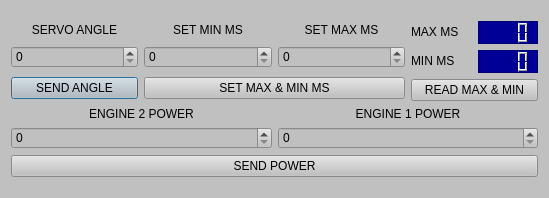
<?xml version="1.0" encoding="UTF-8"?>
<ui version="4.0">
 <class>Dialog</class>
 <widget class="QDialog" name="Dialog">
  <property name="geometry">
   <rect>
    <x>0</x>
    <y>0</y>
    <width>549</width>
    <height>198</height>
   </rect>
  </property>
  <property name="sizePolicy">
   <sizepolicy hsizetype="Fixed" vsizetype="Fixed">
    <horstretch>0</horstretch>
    <verstretch>0</verstretch>
   </sizepolicy>
  </property>
  <property name="windowTitle">
   <string>Dialog</string>
  </property>
  <property name="styleSheet">
   <string notr="true">background-color: rgb(192, 192, 192);</string>
  </property>
  <layout class="QGridLayout" name="gridLayout">
   <item row="0" column="0">
    <layout class="QVBoxLayout" name="verticalLayout">
     <item>
      <layout class="QGridLayout" name="gridLayout_2">
       <item row="1" column="1">
        <widget class="QLabel" name="label_4">
         <property name="styleSheet">
          <string notr="true">font: 9pt &quot;MS Sans Serif&quot;;</string>
         </property>
         <property name="text">
          <string>SET MIN MS</string>
         </property>
         <property name="alignment">
          <set>Qt::AlignCenter</set>
         </property>
        </widget>
       </item>
       <item row="2" column="1">
        <widget class="QSpinBox" name="spinBox_minMS">
         <property name="styleSheet">
          <string notr="true">font: 9pt &quot;MS Sans Serif&quot;;</string>
         </property>
        </widget>
       </item>
       <item row="2" column="2">
        <widget class="QSpinBox" name="spinBox_maxMS">
         <property name="styleSheet">
          <string notr="true">font: 9pt &quot;MS Sans Serif&quot;;</string>
         </property>
        </widget>
       </item>
       <item row="1" column="2">
        <widget class="QLabel" name="label_5">
         <property name="styleSheet">
          <string notr="true">font: 9pt &quot;MS Sans Serif&quot;;</string>
         </property>
         <property name="text">
          <string>SET MAX MS</string>
         </property>
         <property name="alignment">
          <set>Qt::AlignCenter</set>
         </property>
        </widget>
       </item>
       <item row="1" column="0">
        <widget class="QLabel" name="label">
         <property name="sizePolicy">
          <sizepolicy hsizetype="Preferred" vsizetype="Fixed">
           <horstretch>0</horstretch>
           <verstretch>0</verstretch>
          </sizepolicy>
         </property>
         <property name="styleSheet">
          <string notr="true">font: 9pt &quot;MS Sans Serif&quot;;</string>
         </property>
         <property name="text">
          <string>SERVO ANGLE</string>
         </property>
         <property name="alignment">
          <set>Qt::AlignCenter</set>
         </property>
        </widget>
       </item>
       <item row="2" column="0">
        <widget class="QSpinBox" name="spinBox">
         <property name="styleSheet">
          <string notr="true">font: 9pt &quot;MS Sans Serif&quot;;</string>
         </property>
        </widget>
       </item>
       <item row="3" column="0">
        <widget class="QPushButton" name="pushButton">
         <property name="styleSheet">
          <string notr="true">font: 9pt &quot;MS Sans Serif&quot;;</string>
         </property>
         <property name="text">
          <string>SEND ANGLE</string>
         </property>
        </widget>
       </item>
       <item row="1" column="3" rowspan="3">
        <layout class="QVBoxLayout" name="verticalLayout_4">
         <item>
          <layout class="QHBoxLayout" name="horizontalLayout_5">
           <item>
            <widget class="QLabel" name="label_6">
             <property name="sizePolicy">
              <sizepolicy hsizetype="Preferred" vsizetype="Fixed">
               <horstretch>0</horstretch>
               <verstretch>0</verstretch>
              </sizepolicy>
             </property>
             <property name="styleSheet">
              <string notr="true">font: 9pt &quot;MS Sans Serif&quot;;</string>
             </property>
             <property name="text">
              <string>MAX MS</string>
             </property>
            </widget>
           </item>
           <item>
            <widget class="QLCDNumber" name="lcdNumber_maxMS">
             <property name="sizePolicy">
              <sizepolicy hsizetype="Minimum" vsizetype="Fixed">
               <horstretch>0</horstretch>
               <verstretch>0</verstretch>
              </sizepolicy>
             </property>
             <property name="styleSheet">
              <string notr="true">color: rgb(255, 255, 255);
background-color: rgb(0, 0, 150);</string>
             </property>
             <property name="frameShape">
              <enum>QFrame::StyledPanel</enum>
             </property>
             <property name="digitCount">
              <number>4</number>
             </property>
            </widget>
           </item>
          </layout>
         </item>
         <item>
          <layout class="QHBoxLayout" name="horizontalLayout_6">
           <item>
            <widget class="QLabel" name="label_7">
             <property name="sizePolicy">
              <sizepolicy hsizetype="Preferred" vsizetype="Fixed">
               <horstretch>0</horstretch>
               <verstretch>0</verstretch>
              </sizepolicy>
             </property>
             <property name="styleSheet">
              <string notr="true">font: 9pt &quot;MS Sans Serif&quot;;</string>
             </property>
             <property name="text">
              <string>MIN MS</string>
             </property>
            </widget>
           </item>
           <item>
            <widget class="QLCDNumber" name="lcdNumber_minMS">
             <property name="sizePolicy">
              <sizepolicy hsizetype="Minimum" vsizetype="Fixed">
               <horstretch>0</horstretch>
               <verstretch>0</verstretch>
              </sizepolicy>
             </property>
             <property name="styleSheet">
              <string notr="true">color: rgb(255, 255, 255);
background-color: rgb(0, 0, 150);</string>
             </property>
             <property name="frameShape">
              <enum>QFrame::StyledPanel</enum>
             </property>
             <property name="digitCount">
              <number>4</number>
             </property>
            </widget>
           </item>
          </layout>
         </item>
         <item>
          <widget class="QPushButton" name="pushButton_read">
           <property name="styleSheet">
            <string notr="true">font: 9pt &quot;MS Sans Serif&quot;;</string>
           </property>
           <property name="text">
            <string>READ MAX &amp;&amp; MIN</string>
           </property>
          </widget>
         </item>
        </layout>
       </item>
       <item row="3" column="1" colspan="2">
        <widget class="QPushButton" name="pushButton_maxMS">
         <property name="styleSheet">
          <string notr="true">font: 9pt &quot;MS Sans Serif&quot;;</string>
         </property>
         <property name="text">
          <string>SET MAX &amp;&amp; MIN MS</string>
         </property>
        </widget>
       </item>
      </layout>
     </item>
     <item>
      <layout class="QVBoxLayout" name="verticalLayout_5">
       <item>
        <layout class="QHBoxLayout" name="horizontalLayout_7">
         <item>
          <widget class="QLabel" name="label_3">
           <property name="sizePolicy">
            <sizepolicy hsizetype="Minimum" vsizetype="Maximum">
             <horstretch>0</horstretch>
             <verstretch>0</verstretch>
            </sizepolicy>
           </property>
           <property name="styleSheet">
            <string notr="true">font: 9pt &quot;MS Sans Serif&quot;;</string>
           </property>
           <property name="text">
            <string>ENGINE 2 POWER</string>
           </property>
           <property name="alignment">
            <set>Qt::AlignCenter</set>
           </property>
          </widget>
         </item>
         <item>
          <widget class="QLabel" name="label_2">
           <property name="sizePolicy">
            <sizepolicy hsizetype="Minimum" vsizetype="Maximum">
             <horstretch>0</horstretch>
             <verstretch>0</verstretch>
            </sizepolicy>
           </property>
           <property name="styleSheet">
            <string notr="true">font: 9pt &quot;MS Sans Serif&quot;;</string>
           </property>
           <property name="text">
            <string>ENGINE 1 POWER</string>
           </property>
           <property name="alignment">
            <set>Qt::AlignCenter</set>
           </property>
          </widget>
         </item>
        </layout>
       </item>
       <item>
        <layout class="QHBoxLayout" name="horizontalLayout_8">
         <property name="sizeConstraint">
          <enum>QLayout::SetDefaultConstraint</enum>
         </property>
         <item>
          <widget class="QSpinBox" name="spinBox_2">
           <property name="sizePolicy">
            <sizepolicy hsizetype="Minimum" vsizetype="Maximum">
             <horstretch>0</horstretch>
             <verstretch>0</verstretch>
            </sizepolicy>
           </property>
           <property name="styleSheet">
            <string notr="true">font: 9pt &quot;MS Sans Serif&quot;;</string>
           </property>
          </widget>
         </item>
         <item>
          <widget class="QSpinBox" name="spinBox_3">
           <property name="sizePolicy">
            <sizepolicy hsizetype="Minimum" vsizetype="Maximum">
             <horstretch>0</horstretch>
             <verstretch>0</verstretch>
            </sizepolicy>
           </property>
           <property name="styleSheet">
            <string notr="true">font: 9pt &quot;MS Sans Serif&quot;;</string>
           </property>
          </widget>
         </item>
        </layout>
       </item>
       <item>
        <widget class="QPushButton" name="pushButton_2">
         <property name="styleSheet">
          <string notr="true">font: 9pt &quot;MS Sans Serif&quot;;</string>
         </property>
         <property name="text">
          <string>SEND POWER</string>
         </property>
        </widget>
       </item>
      </layout>
     </item>
    </layout>
   </item>
  </layout>
 </widget>
 <resources/>
 <connections/>
</ui>
